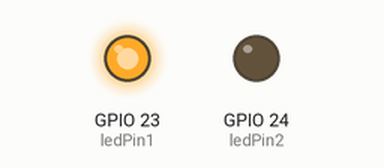
Bench run of a program on a simulated Raspberry Pi (BCM pin numbers). On the bench: output pins drawn as LEDs (lit = HIGH).

Above: at 1.0 s.
At 3.0 s:
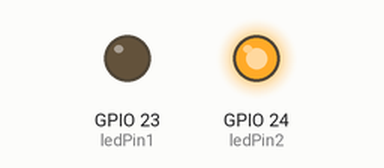
Timing chart, 0 to 5.2 s (numbered marks = the images above):
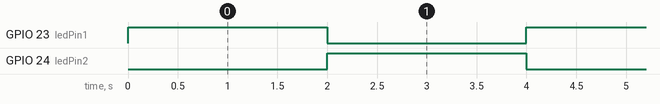

Measured:
- by itself, GPIO 23 (ledPin1), GPIO 24 (ledPin2): alternates HIGH for 2.0 s and LOW for 2.0 s

The program:

index2.py
```python
# 2023/04/25
# LEDを２つ点灯させるプログラム

import RPi.GPIO as GPIO #GPIOを使うために必要
import time #タイマーを使うために必要

ledPin1 = 23 # LEDの出力箇所を指定
ledPin2 = 24 # スイッチの入力箇所指定

### GPIOのピンを指定する方法 ###
GPIO.setmode(GPIO.BCM) #GPIOの番号で指定する

### ピンのセットアップ（指定用途の確定） ###
# LEDピンの出力
GPIO.setup(ledPin1, GPIO.OUT)
GPIO.setup(ledPin2, GPIO.OUT)

timer = 2
try: #try~expectでひと固まり
    while True: #無限ループ（基本）
        ### 処理を記述 ###（インデント大事）
        GPIO.output(ledPin1, GPIO.HIGH)
        GPIO.output(ledPin2, GPIO.LOW)
        time.sleep(timer)
        GPIO.output(ledPin2, GPIO.HIGH)
        GPIO.output(ledPin1, GPIO.LOW)
        time.sleep(timer)


except KeyboardInterrupt: #キーボードの入力により処理を判定
    GPIO.cleanup()  # GPIOの解放
```
